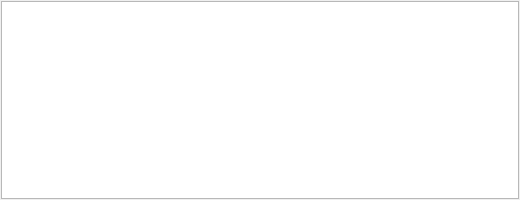
<?xml version="1.0" encoding="UTF-8"?>
<ui version="4.0">
 <class>CLogconsole</class>
 <widget class="QWidget" name="CLogconsole">
  <property name="geometry">
   <rect>
    <x>0</x>
    <y>0</y>
    <width>520</width>
    <height>200</height>
   </rect>
  </property>
  <property name="sizePolicy">
   <sizepolicy hsizetype="Expanding" vsizetype="Expanding">
    <horstretch>0</horstretch>
    <verstretch>0</verstretch>
   </sizepolicy>
  </property>
  <property name="windowTitle">
   <string>Form</string>
  </property>
  <property name="windowOpacity">
   <double>0.950000000000000</double>
  </property>
  <layout class="QVBoxLayout" name="verticalLayout_2">
   <property name="leftMargin">
    <number>1</number>
   </property>
   <property name="topMargin">
    <number>1</number>
   </property>
   <property name="rightMargin">
    <number>1</number>
   </property>
   <property name="bottomMargin">
    <number>1</number>
   </property>
   <item>
    <layout class="QVBoxLayout" name="verticalLayout">
     <property name="spacing">
      <number>0</number>
     </property>
     <property name="sizeConstraint">
      <enum>QLayout::SizeConstraint::SetFixedSize</enum>
     </property>
     <item>
      <widget class="QTextEdit" name="logTextEdit"/>
     </item>
    </layout>
   </item>
  </layout>
 </widget>
 <resources/>
 <connections/>
</ui>
